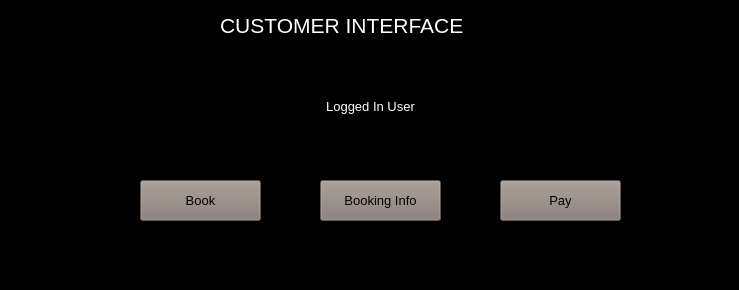
<?xml version="1.0" encoding="UTF-8"?>
<ui version="4.0">
 <class>Customer_Inf</class>
 <widget class="QFrame" name="Customer_Inf">
  <property name="geometry">
   <rect>
    <x>0</x>
    <y>0</y>
    <width>739</width>
    <height>290</height>
   </rect>
  </property>
  <property name="font">
   <font>
    <pointsize>9</pointsize>
   </font>
  </property>
  <property name="windowTitle">
   <string>Frame</string>
  </property>
  <property name="styleSheet">
   <string notr="true">background-color: rgb(0, 0, 0);</string>
  </property>
  <widget class="QLabel" name="label">
   <property name="geometry">
    <rect>
     <x>220</x>
     <y>10</y>
     <width>291</width>
     <height>31</height>
    </rect>
   </property>
   <property name="font">
    <font>
     <pointsize>16</pointsize>
    </font>
   </property>
   <property name="styleSheet">
    <string notr="true">color: rgb(255, 255, 255);</string>
   </property>
   <property name="text">
    <string>CUSTOMER INTERFACE</string>
   </property>
  </widget>
  <widget class="QPushButton" name="btnBook">
   <property name="geometry">
    <rect>
     <x>140</x>
     <y>180</y>
     <width>121</width>
     <height>41</height>
    </rect>
   </property>
   <property name="font">
    <font>
     <pointsize>10</pointsize>
    </font>
   </property>
   <property name="styleSheet">
    <string notr="true">color: rgb(255, 255, 255);
color: rgb(0, 0, 0);
background-color: rgb(132, 121, 115);</string>
   </property>
   <property name="text">
    <string>Book</string>
   </property>
  </widget>
  <widget class="QPushButton" name="btnBookingInfo">
   <property name="geometry">
    <rect>
     <x>320</x>
     <y>180</y>
     <width>121</width>
     <height>41</height>
    </rect>
   </property>
   <property name="font">
    <font>
     <pointsize>10</pointsize>
    </font>
   </property>
   <property name="styleSheet">
    <string notr="true">color: rgb(255, 255, 255);
color: rgb(0, 0, 0);
background-color: rgb(132, 121, 115);</string>
   </property>
   <property name="text">
    <string>Booking Info</string>
   </property>
  </widget>
  <widget class="QPushButton" name="btnPay">
   <property name="geometry">
    <rect>
     <x>500</x>
     <y>180</y>
     <width>121</width>
     <height>41</height>
    </rect>
   </property>
   <property name="font">
    <font>
     <pointsize>10</pointsize>
    </font>
   </property>
   <property name="styleSheet">
    <string notr="true">color: rgb(255, 255, 255);
color: rgb(0, 0, 0);
background-color: rgb(132, 121, 115);</string>
   </property>
   <property name="text">
    <string>Pay</string>
   </property>
  </widget>
  <widget class="QLabel" name="label_2">
   <property name="geometry">
    <rect>
     <x>0</x>
     <y>96</y>
     <width>741</width>
     <height>20</height>
    </rect>
   </property>
   <property name="font">
    <font>
     <pointsize>10</pointsize>
    </font>
   </property>
   <property name="styleSheet">
    <string notr="true">color: rgb(255, 255, 255);</string>
   </property>
   <property name="text">
    <string>Logged In User</string>
   </property>
   <property name="alignment">
    <set>Qt::AlignCenter</set>
   </property>
  </widget>
  <widget class="QLabel" name="lbl_User">
   <property name="geometry">
    <rect>
     <x>0</x>
     <y>120</y>
     <width>741</width>
     <height>41</height>
    </rect>
   </property>
   <property name="font">
    <font>
     <pointsize>12</pointsize>
    </font>
   </property>
   <property name="styleSheet">
    <string notr="true">color: rgb(255, 0, 0);</string>
   </property>
   <property name="text">
    <string/>
   </property>
   <property name="alignment">
    <set>Qt::AlignCenter</set>
   </property>
  </widget>
 </widget>
 <resources/>
 <connections/>
</ui>
